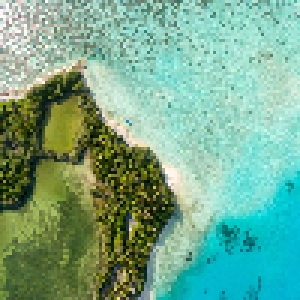
#> input picture Kernel KMeans/image1.png, 100 x 100 px (shown 3 times larger)
$ jupyter execute kernel_K_means.ipynb
#> lines starting #> are read from the running program, lines starting #| are printed output that depends on the picture; long printed decimals are rounded
[cell 1]
import numpy as np
from PIL import Image
import time, re, os, sys
import matplotlib.pyplot as plt
import cv2
from scipy.spatial.distance import pdist,squareform
from array2gif import write_gif

[cell 2]
FOLDER = ''
POINT_NUM = 10000
LENGTH = 100
CLUSTER_NUM = 2
GIF_path = '.\GIF'
colormap= np.random.choice(range(256),size=(100,3))

[cell 3]
def openImage(path):
    image = cv2.imread(path)
    H, W, C = image.shape
    image_flat = np.zeros((W * H, C))
    for h in range(H):
        image_flat[h * W:(h + 1) * W] = image[h]
    return image_flat,H,W

[cell 4]
def precomputed_kernel(X, gamma_s, gamma_c):
    n=len(X)
    # S(x) spacial information
    S=np.zeros((n,2))
    for i in range(n):
        S[i]=[i//100,i%100]
    print(pdist(S,'sqeuclidean').shape)
    K=squareform(np.exp(-gamma_s*pdist(S,'sqeuclidean')))*squareform(np.exp(-gamma_c*pdist(X,'sqeuclidean')))
    print(K.shape)
    return K

[cell 5]
def visualize(C,k,H,W):
    '''
    @param C: (10000) belonging classes ndarray
    @param k: #clusters
    @param H: image_H
    @param W: image_W
    @return : (H,W,3) ndarray
    '''
    colors= colormap[:k,:]
    res=np.zeros((H,W,3))
    for h in range(H):
        for w in range(W):
            #np.array(res)[h,w,:] = np.array(colors)[C[h*W+w]]
            res[h,w,:] = colors[C[h*W+w]]

    return res.astype(np.uint8)

[cell 6]
def kmeans(CLUSTER_NUM, Gram, H, W, init=None):
    Cluster = np.zeros((CLUSTER_NUM, Gram.shape[1]))
    if init == 'random':
        random_pick=np.random.randint(low=0,high=Gram.shape[0],size=CLUSTER_NUM)
        Cluster = Gram[random_pick,:]
    if init == 'gaussian':
        X_mean=np.mean(Gram,axis=0)
        X_std=np.std(Gram,axis=0)
        for c in range(Gram.shape[1]):
            Cluster[:,c]=np.random.normal(X_mean[c],X_std[c],size=CLUSTER_NUM)


    # kmeans++ init

    Cluster[0]=Gram[np.random.randint(low=0,high=Gram.shape[0],size=1),:]
    for c in range(1,CLUSTER_NUM):
            Dist=np.zeros((len(Gram),c))
            for i in range(len(Gram)):
                for j in range(c):
                    Dist[i,j]=np.sqrt(np.sum((Gram[i]-Cluster[j])**2))
            Dist_min=np.min(Dist,axis=1)
            sum=np.sum(Dist_min)*np.random.rand()
            for i in range(len(Gram)):
                sum-=Dist_min[i]
                if sum<=0:
                    Cluster[c]=Gram[i]
                    break
    # kmeans++
    diff = 1e9
    eps = 1e-9
    count = 1
    # Classes of each Xi
    C=np.zeros(len(Gram),dtype=np.uint8)
    segments=[]
    while diff > eps:
        # E-step
        for i in range(len(Gram)):
            dist=[]
            for j in range(CLUSTER_NUM):
                dist.append(np.sqrt(np.sum((Gram[i]-Cluster[j])**2)))
            C[i]=np.argmin(dist)

        #M-step
        New_Mean=np.zeros(Cluster.shape)
        for i in range(CLUSTER_NUM):
            belong=np.argwhere(C==i).reshape(-1)
            for j in belong:
                New_Mean[i]=New_Mean[i]+Gram[j]
            if len(belong)>0:
                New_Mean[i]=New_Mean[i]/len(belong)

        diff = np.sum((New_Mean - Cluster)**2)
        Cluster=New_Mean
        # visualize
        segment = visualize(C, CLUSTER_NUM, H, W)
        segments.append(segment)
        print('iteration {}'.format(count))
        for i in range(CLUSTER_NUM):
            print('k={}: {}'.format(i + 1, np.count_nonzero(C == i)))
        print('diff {}'.format(diff))
        print('-------------------')
        cv2.imshow('', segment)
        cv2.waitKey(1)
    return C, segments

[cell 7]
def kernelkmeans(path):
    image_flat, H, W = openImage(path)
#> in openImage, image is the input picture: shape (100, 100, 3); mean B, G, R 141.1, 169.4, 117.4
#> H = 100; W = 100
    gamma_s = 0.001
    gamma_c = 0.001
    Gram = precomputed_kernel(image_flat, gamma_s, gamma_c)
#> in precomputed_kernel, `n=len(X)`: n = 10000
#| (49995000,)
#| (10000, 10000)
    C, segments = kmeans(CLUSTER_NUM, Gram, H, W, init='random')
#> the loop in kmeans, `for c in range(1,CLUSTER_NUM):` made 1 pass
#> in kmeans, `C=np.zeros(len(Gram),dtype=np.uint8)`: C = 10000 values from 0 to 0
#> after the loop in kmeans, `for i in range(len(Gram)):`: C = 10000 values, max 1 at index 0, min 0 at index 50, mean 0.799
#> in kmeans, `diff = np.sum((New_Mean - Cluster)**2)`: diff = 188.3
#> in visualize, `res=np.zeros((H,W,3))`: res: shape (100, 100, 3) float64; every value is 0
#> after the loop in visualize, `for h in range(H):`:
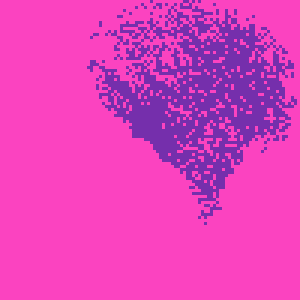
#> res: shape (100, 100, 3) float64 (shown 3 times larger); mean of channels 0, 1, 2 188, 63, 224.1; drawn as B, G, R
#> the loop in kmeans, `for i in range(CLUSTER_NUM):` made 2 passes
#| k=1: 2009
#| k=2: 7991
#| diff 188.295
    # save_gif
    for i in range(len(segments)):
        segments[i] = segments[i].transpose(1, 0, 2)
    filename = path.split('.')[0] + '.gif'
    gif_path = os.path.join(GIF_path, filename)
    write_gif(segments, gif_path, fps=2)

    cv2.waitKey(0)
    cv2.destroyAllWindows()
